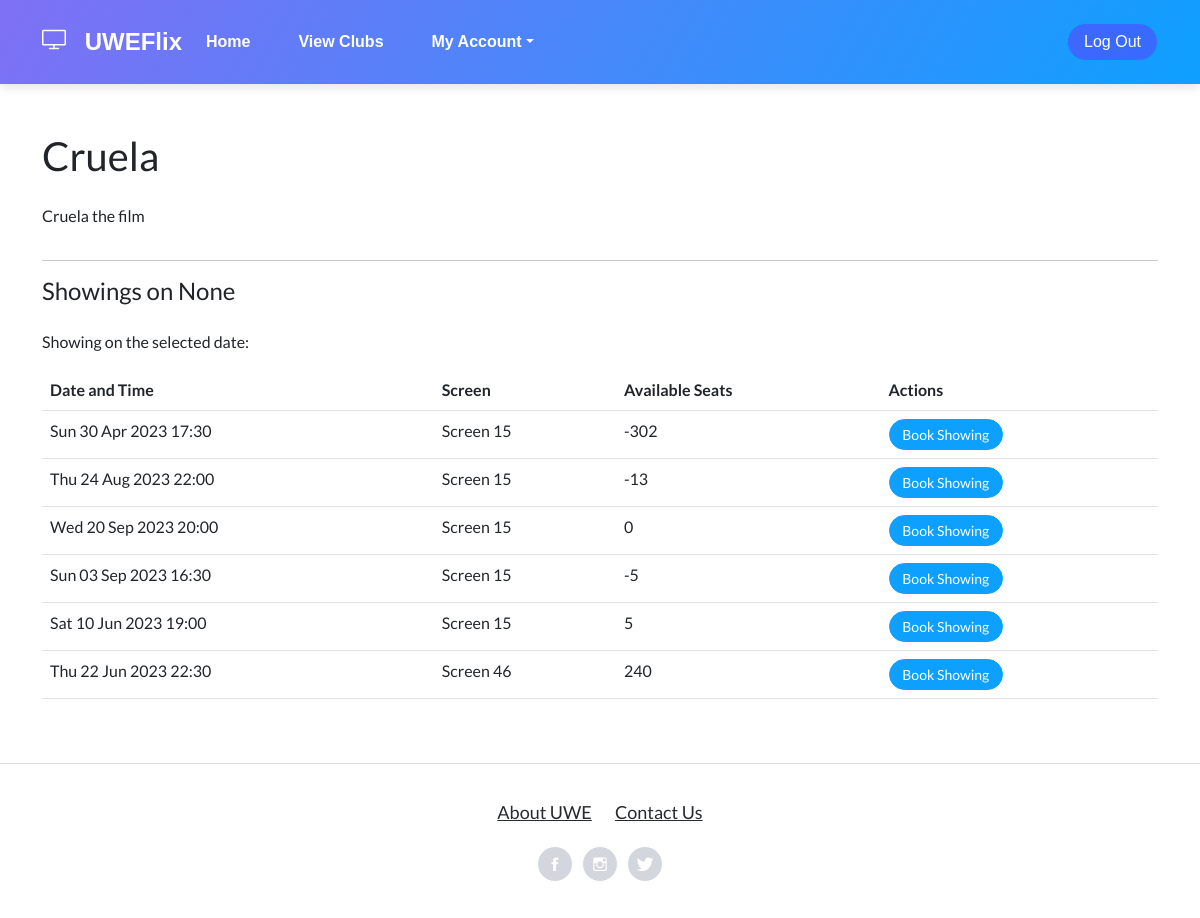
/index/film/1/?date=None, run on an earlier commit of the app's database.
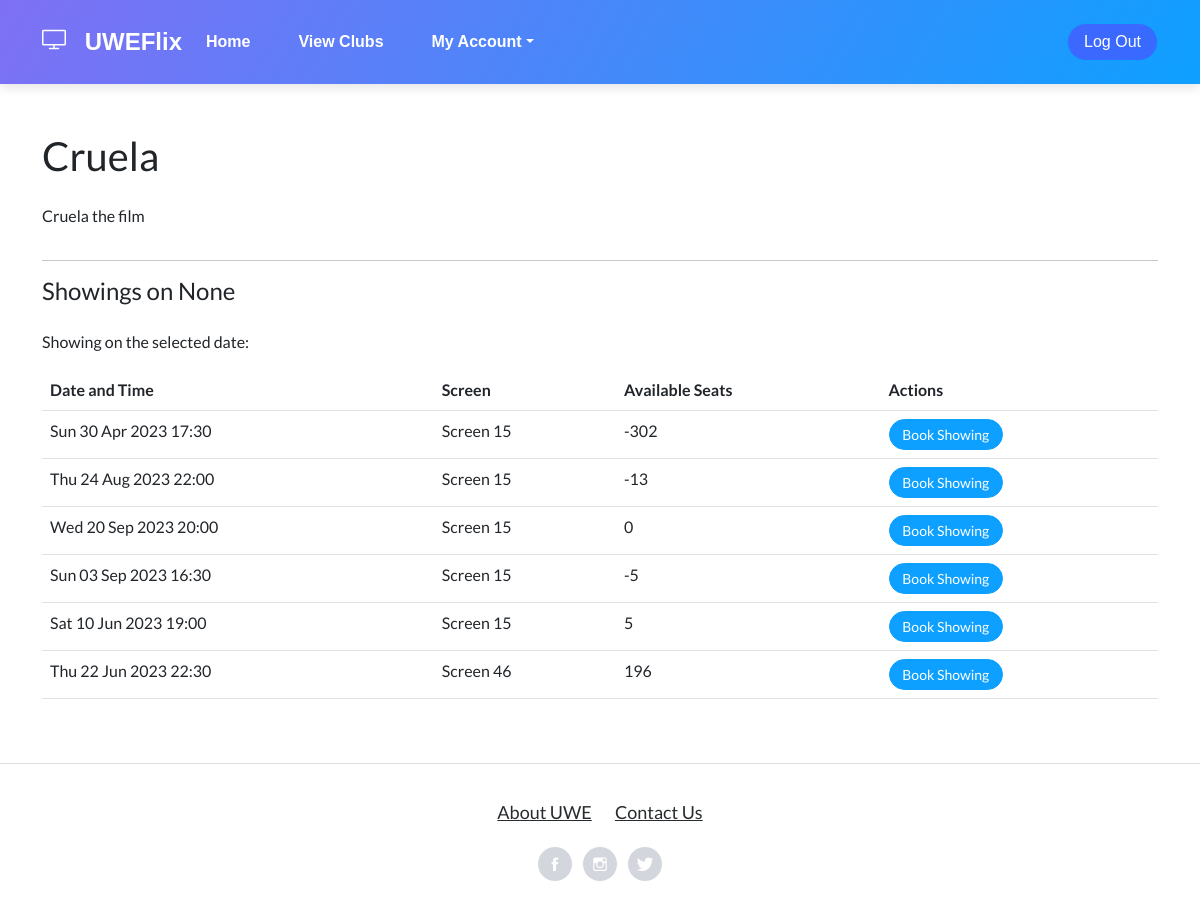
And on a later commit of the database.
### CinManager/models.py (models this page shows)
class Showing(models.Model):
    id = models.AutoField(primary_key=True)
    film = models.ForeignKey(Film, on_delete=models.DO_NOTHING)
    screen = models.ForeignKey(Screen, on_delete=models.DO_NOTHING)
    date = models.DateTimeField()
    bookedseats = models.IntegerField(default=0)

class Screen(models.Model):
    id = models.AutoField(primary_key=True)
    number = models.PositiveIntegerField()
    capacity = models.PositiveIntegerField(validators=[MaxValueValidator(300)])

### Index/views.py (the view)
# urls.py: path('film/<int:film_id>/', views.film_detail_view, name='film_detail'),
def film_detail_view(request, film_id):
    userpermissions = check_permissions(request)
    film = get_object_or_404(Film, id=film_id)
    if userpermissions == 2:
        club_rep = ClubRep.objects.get(user=request.user)
        club_id = club_rep.club.id
    else:
        club_id = 0
    selected_date = request.GET.get('date')
    print("SELECTED DATE:" , selected_date)
    if selected_date:
        try:
            selected_date = datetime.strptime(selected_date, '%Y-%m-%d').date()
            showings = Showing.objects.filter(film=film, date__date=selected_date)
            if not showings:
                messages.warning(request, "Sorry, there are no showings for this film on the selected date.")
        except ValueError:
            showings = Showing.objects.filter(film=film)
    else:
        showings = Showing.objects.filter(film=film)
    for showing in showings:
        showing.available_seats = showing.screen.capacity - showing.bookedseats if showing.bookedseats else showing.screen.capacity
    return render(request, 'UWEFlix/filmdetail.html', {'film': film, 'showings': showings, 'userpermissions': userpermissions, 'selected_date': selected_date, 'club_id': club_id})

### Index/views.py (called while the page is built)
def check_permissions(request):
    if request.user.is_authenticated:
        if request.user.groups.filter(name='Cinema Managers').exists():
            userpermission = 1
        elif request.user.groups.filter(name='Club Representatives').exists():
            userpermission = 2
        elif request.user.groups.filter(name='Account Managers').exists():
            userpermission = 3
        elif request.user.groups.filter(name='Guest').exists():
            userpermission = 4
        else:
            userpermission = 0
    else:
        return redirect('Login')
    return userpermission

### web_project/templates/UWEFlix/filmdetail.html (shortened to what this page needs)
{% extends "UWEFlix/layout.html" %}
{% load static %}
{% block content %}
<div class="container my-5">
    <div class="row">
        <div class="col-md-8">
            <h1 class="mb-4">{{ film.title }}</h1>
            <p>{{ film.trailer_description }}</p>
        </div>
    </div>
    <hr>
    <div class="row">
        <div class="col-md-12">
            <h4 class="mb-4">Showings{% if selected_date %} on {{ selected_date }}{% endif %}</h4>
            {% if selected_date %}
            {% if showings %}
            <p>Showing on the selected date:</p>
            {% else %}
            <p>Sorry, there are no showings on the selected date.</p>
            {% endif %}
            {% endif %}
            {% if showings %}
            <table class="table">
                <thead>
                    <tr>
                        <th>Date and Time</th>
                        <th>Screen</th>
                        <th>Available Seats</th>
                        <th>Actions</th>
                    </tr>
                </thead>
                <tbody>
                    {% for showing in showings %}
                    <tr>
                        <td>{{ showing.date|date:'D d M Y H:i' }}</td>
                        <td>Screen {{ showing.screen.number }}</td>
                        <td>{{ showing.available_seats }}</td>
                        <td>
                            {% if showing.available_seats > 0 %}
                            <form method="post" action="{% url 'add_to_cart' showing_id=showing.id %}">
                                <button type="submit" class="btn btn-primary btn-sm">Book Showing</button>
                            </form>
                            {% else %}
                            <button type="button" class="btn btn-primary btn-sm" data-bs-toggle="modal"
                                data-bs-target="#no-seats-modal">
                                Book Showing
                            </button>
                            {% endif %}
                        </td>
                    </tr>
                    {% endfor %}
                </tbody>
            </table>
            {% endif %}
        </div>
    </div>
</div>
{% endblock %}

What changed in the data, as far as the page shows it:
changed Showing "Thu 22 Jun 2023 22:30": available_seats "240" → "196"
